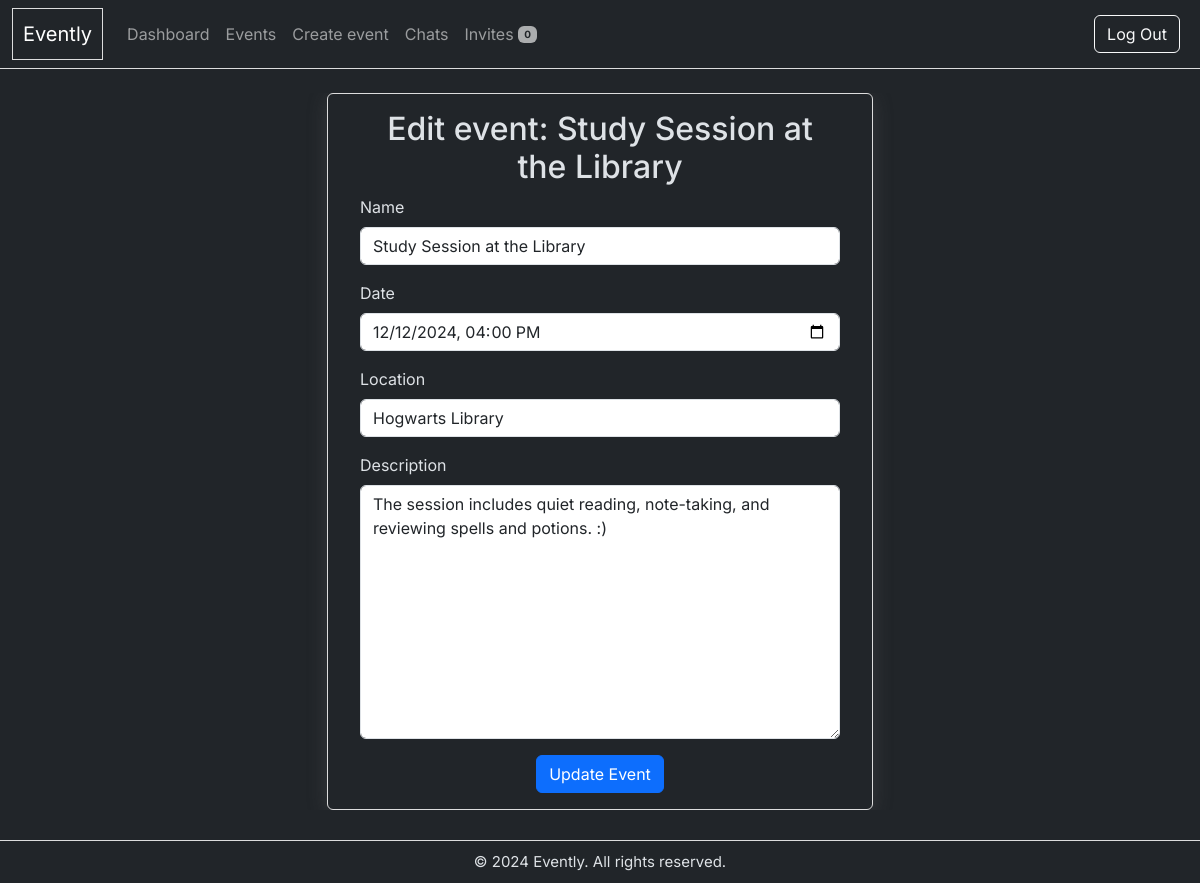
The app's page /events/16/edit/ (signed in) with its own data.
### events/models.py (models this page shows, shortened)
class Event(models.Model):
    STATUS_CHOICES = [
        ('ACTIVE', 'Active'),
        ('INACTIVE', 'Inactive'),
    ]
    title = models.CharField(max_length=200)
    date = models.DateTimeField()
    description = models.TextField()
    location = models.CharField(max_length=255)
    created_by  = models.ForeignKey(User, on_delete=models.CASCADE, related_name="created_events", default=get_default_user)
    status = models.CharField(max_length=8, choices=STATUS_CHOICES, default='ACTIVE')
    class Meta:
        indexes = [
            models.Index(fields=['date']),
            models.Index(fields=['created_by']),
            models.Index(fields=['created_by', 'date']), # Compound index for created_by and date
        ]
        ordering = ['date']

### events/views/event_views.py (the view)
# urls.py: path('events/<int:pk>/edit/', event_form, name='event_edit'),
@login_required
def event_form(request, pk=None):
    if pk:
        event = get_object_or_404(Event, pk=pk)
        if event.created_by != request.user:
            messages.error(request, "You do not have permission to edit this event.")
            return redirect('event_detail', pk=pk)
    else:
        event = None
    if request.method == 'POST':
        form = EventForm(request.POST, instance=event)
        if form.is_valid():
            new_event = form.save(commit=False)
            if not pk:  # Set creator only for new events
                new_event.created_by = request.user
            new_event.save()
            return redirect('event_detail', pk=new_event.pk)
    else:
        form = EventForm(instance=event)
    return render(request, 'events/event_form.html', {'form': form, 'event': event})

### events/forms.py
class EventForm(forms.ModelForm):
    class Meta:
        model = Event
        fields = ['title', 'date', 'location', 'description']
        widgets = {
            'date': forms.DateTimeInput(attrs={'type': 'datetime-local'}),
        }
    def __init__(self, *args, **kwargs):
        super().__init__(*args, **kwargs)
        self.fields['location'].required = False
        self.fields['description'].required = False

### events/context_processors.py (called while the page is built)
def maybe_rsvp_count(request):
    if request.user.is_authenticated:
        return {
            'maybe_count': RSVP.objects.filter(user=request.user, status='MAYBE').count()
        }
    return {}

### events/templates/events/event_form.html (shortened to what this page needs)
{% extends "events/layout.html" %}
{% load widget_tweaks custom_widget_tweaks %}
{% block content %}
    <div class="container d-flex justify-content-center">
        <div class="card mg-card px-3">
            <div class="card-body">
                <h2 class="card-title">{% if event %}Edit event: {{ event.title }}{% else %}Create Event{% endif %}</h2>
                <form method="post" action="{% if event %}{% url 'event_edit' pk=event.pk %}{% else %}{% url 'event_create' %}{% endif %}">
                    <div class="mb-3 text-start">
                        <label for="{{ form.title.id_for_label }}" class="form-label">Name</label>
                        {{ form.title|add_class:"form-control" }}
                    </div>
                    <div class="mb-3 text-start">
                        <label for="{{ form.date.id_for_label }}" class="form-label">Date</label>
                        {{ form.date|add_class:"form-control" }}
                    </div>
                    <div class="mb-3 text-start">
                        <label for="{{ form.location.id_for_label }}" class="form-label">Location</label>
                        {{ form.location|add_class:"form-control" }}
                    </div>
                    <div class="mb-3 text-start">
                        <label for="{{ form.description.id_for_label }}" class="form-label">Description</label>
                        {{ form.description|add_class:"form-control" }}
                    </div>
                    <button class="btn btn-primary" type="submit">{% if event %}Update Event{% else %}Create Event{% endif %}</button>
                </form>
            </div>
        </div>
    </div>
{% endblock %}

### events/static/events/styles.css (style rules this page uses)
:root { --primary-bg: #212529; --primary-text: #dee2e6; --secondary-bg: #33363a; --border-color: #ddd; --warning-bg: #ffc10721; }
* { box-sizing: border-box; }
html, body { height: 100%; margin: 0; font-family: "Inter", sans-serif; font-size: 16px; background-color: var(--primary-bg); color: var(--primary-text); }
.navbar-brand, .event-card, .mg-card, .task { border: 1px solid var(--border-color); }
.container { overflow: hidden; box-sizing: border-box; }
.mg-card { box-shadow: 0 4px 20px rgba(104, 103, 103, 0.3); width: 50%; text-align: center; background: transparent; color: var(--primary-text); border: 1px solid var(--border-color); }

### records on screen
Event: title "Study Session at the Library", date "12/12/2024 16:00", location "Hogwarts Library", description "The session includes quiet reading, note-taking, and reviewing spells and potions. :)"

### other values on screen
{{ maybe_count }} "0"
